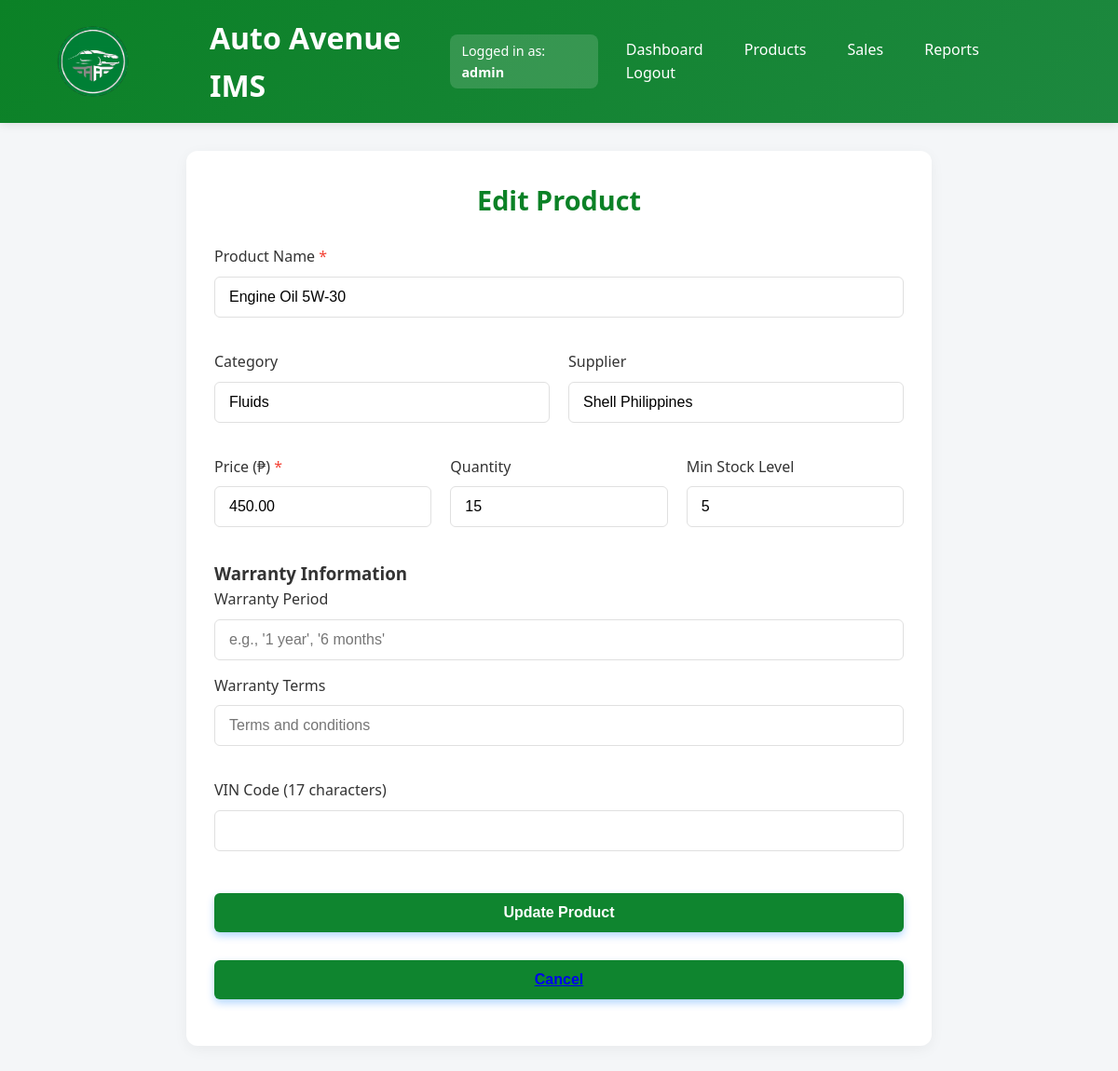
/edit_product.php?id=1 (signed in), run on an earlier commit of the app's database.
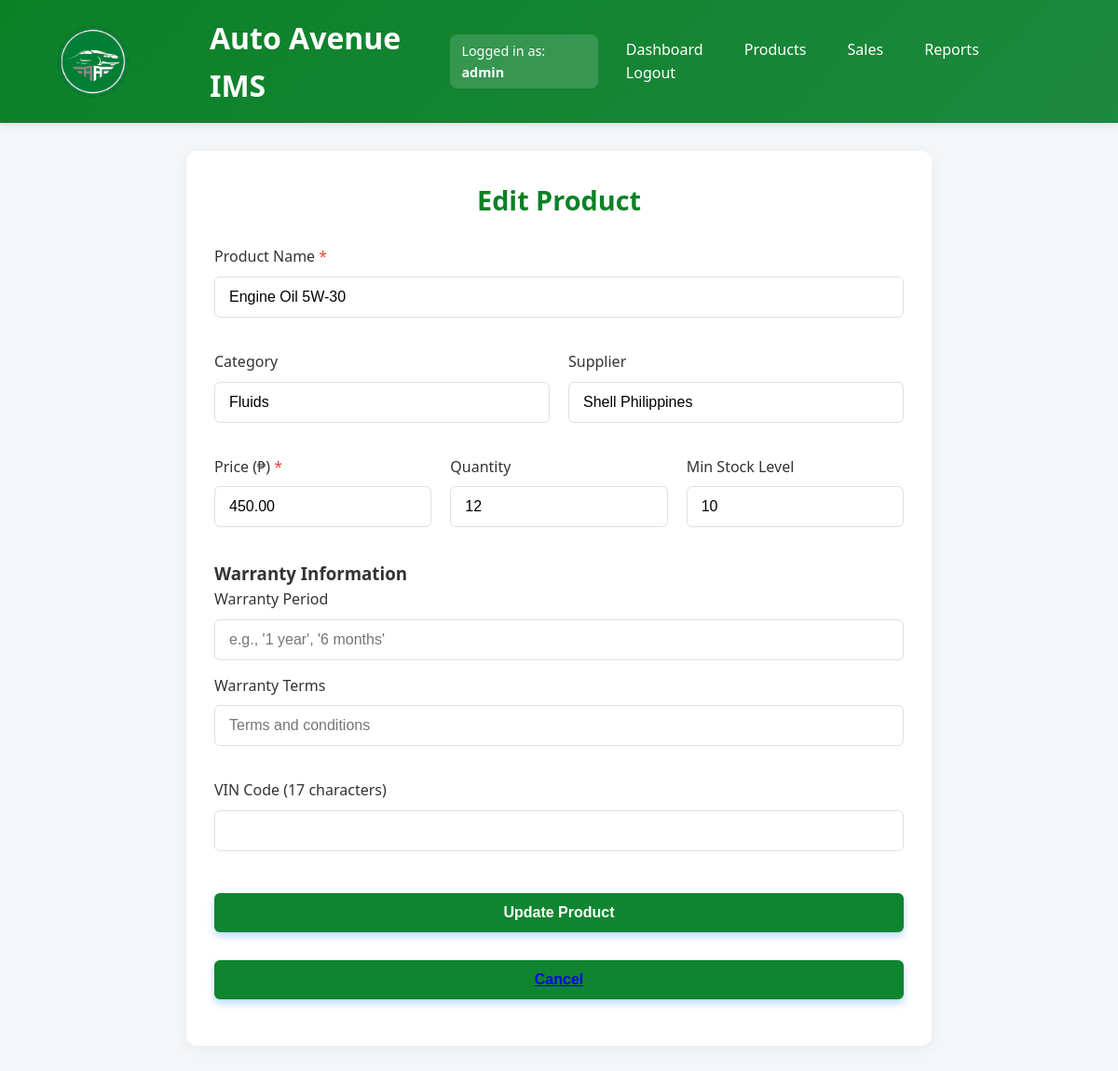
And on a later commit of the database.
### tables this page shows
CREATE TABLE `products` (
  `product_id` int(11) NOT NULL,
  `name` varchar(100) NOT NULL,
  `quantity` int(11) NOT NULL DEFAULT 0,
  `price` decimal(10,2) NOT NULL,
  `category` varchar(50) DEFAULT NULL,
  `supplier` varchar(100) DEFAULT NULL,
  `min_stock_level` int(11) DEFAULT 10,
  `last_updated` timestamp NOT NULL DEFAULT current_timestamp() ON UPDATE current_timestamp(),
  `is_active` tinyint(1) DEFAULT 1,
  `warranty_period` varchar(50) DEFAULT NULL,
  `warranty_terms` text DEFAULT NULL,
  `vin_code` varchar(17) DEFAULT NULL
);

### edit_product.php (the view, shortened to what this page needs)
<?php
require_once __DIR__ . '/includes/config.php';
$product = null;
$product_id = isset($_GET['id']) ? intval($_GET['id']) : 0;
if ($product_id > 0) {
    $stmt = $conn->prepare("SELECT * FROM products WHERE product_id = ? AND is_active = TRUE");
    $stmt->bind_param("i", $product_id);
    $stmt->execute();
    $result = $stmt->get_result();
    $product = $result->fetch_assoc();
} else {
    header("Location: products.php");
    exit();
}
$formData = [
    'name' => $product['name'] ?? '',
    'category' => $product['category'] ?? '',
    'supplier' => $product['supplier'] ?? '',
    'quantity' => $product['quantity'] ?? 0,
    'price' => $product['price'] ?? 0,
    'min_stock_level' => $product['min_stock_level'] ?? 10,
    'warranty_period' => $product['warranty_period'] ?? '',
    'warranty_terms' => $product['warranty_terms'] ?? '',
    'vin_code' => $product['vin_code'] ?? ''
];
?>
<!DOCTYPE html>
<html lang="en">
<head>
</head>
<body>
  <header>
     <div class="container">
      <div style="display: flex; align-items: center; gap: 15px;">
  <img src="autoavelogo.svg" alt="Auto Avenue Logo" class="logo" width="150">
  <h1>Auto Avenue IMS</h1>
</div>
<?php if (isset($_SESSION['role'])): ?>
  <div style="background-color: rgba(255, 255, 255, 0.15); padding: 6px 12px; border-radius: 8px; font-size: 0.9rem;">
    Logged in as: <strong><?= htmlspecialchars($_SESSION['role']) ?></strong>
  </div>
<?php endif; ?>
      <nav>
        <a href="dashboard.php">Dashboard</a>
        <a href="products.php">Products</a>
        <a href="sales.php">Sales</a>
        <a href="reports.php">Reports</a>
        <a href="logout.php">Logout</a>
      </nav>
    </div>
  </header>
  <main class="main-content">
    <div class="page-header">
      <h2>Edit Product</h2>
    </div>
    <form method="POST" class="product-form">
      <div class="form-group">
        <label for="name" class="form-label">Product Name <span class="required">*</span></label>
        <input type="text" id="name" name="name" class="form-input"
               value="<?= htmlspecialchars($formData['name']) ?>" required>
      </div>
      <div class="form-row">
        <div class="form-group">
          <label for="category" class="form-label">Category</label>
          <input type="text" id="category" name="category" class="form-input"
                 value="<?= htmlspecialchars($formData['category']) ?>">
        </div>
        <div class="form-group">
          <label for="supplier" class="form-label">Supplier</label>
          <input type="text" id="supplier" name="supplier" class="form-input"
                 value="<?= htmlspecialchars($formData['supplier']) ?>">
        </div>
      </div>
      <div class="form-row">
        <div class="form-group">
          <label for="price" class="form-label">Price (₱) <span class="required">*</span></label>
          <input type="number" id="price" name="price" class="form-input"
                 min="0" step="0.01" value="<?= htmlspecialchars($formData['price']) ?>" required>
        </div>
        <div class="form-group">
          <label for="quantity" class="form-label">Quantity</label>
          <input type="number" id="quantity" name="quantity" class="form-input"
                 min="0" value="<?= htmlspecialchars($formData['quantity']) ?>">
        </div>
        <div class="form-group">
          <label for="min_stock_level" class="form-label">Min Stock Level</label>
          <input type="number" id="min_stock_level" name="min_stock_level" class="form-input"
                 min="0" value="<?= htmlspecialchars($formData['min_stock_level']) ?>">
        </div>
      </div>
      <div class="warranty-section">
        <h3>Warranty Information</h3>
        <div class="form-group">
          <label for="warranty_period" class="form-label">Warranty Period</label>
          <input type="text" id="warranty_period" name="warranty_period" class="form-input"
                 value="<?= htmlspecialchars($formData['warranty_period']) ?>"
                 placeholder="e.g., '1 year', '6 months'">
        </div>
        <div class="form-group">
          <label for="warranty_terms" class="form-label">Warranty Terms</label>
          <input type="text" id="warranty_terms" name="warranty_terms" class="form-input"
                 value="<?= htmlspecialchars($formData['warranty_terms']) ?>"
                 placeholder="Terms and conditions">
        </div>
      </div>
      <div class="form-group">
        <label for="vin_code" class="form-label">VIN Code (17 characters)</label>
        <input type="text" id="vin_code" name="vin_code" class="form-input" maxlength="17"
               value="<?= htmlspecialchars($formData['vin_code']) ?>">
      </div>
      <button type="submit" class="update-btn">Update Product</button>
      <button type="button" class="update-btn"><a href="products.php" class="btn btn-secondary">Cancel</button>
    </form>
  </main>
</body>
</html>

What changed in the data, as far as the page shows it:
changed products "Engine Oil 5W-30": quantity "15" → "12"; min_stock_level "5" → "10"
